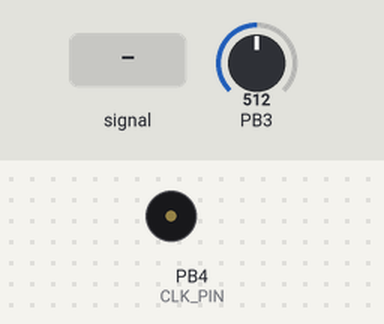
This program was run on a simulated ATtiny85, built with avr-gcc and emulated at 8 MHz. On the bench: buzzer (waves = sounding). Inputs (shaded band) come from the test bench; at power-on: PB3 = 512.

Above: at 1.6 s.
1.7 s: PB3 fed a 2 Hz sine of ±306 counts around its level
Timing chart, 0 to 66.2 s (numbered marks = the images above; inputs shaded):
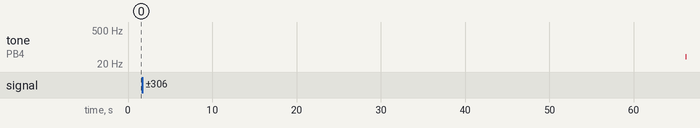

Measured:
- after the input at 1.7 s, tone on PB4 (CLK_PIN): silent → 40 Hz after 64.5 s

The program:

main.c
```c
#include <avr/io.h>

#define F_CPU 8000000L // 8 MHz internal

//avrdude -C USBtiny -p t85 -P USB -U flash:w:"ATtiny85 clock.hex":i
//avrdude -c USBtiny -p t85 -P USB-U efuse:w:0xFF:m -U hfuse:w:0xD7:m -U lfuse:w:0xE2:m

/*
attiny85-8.name=ATtiny85 (internal 8 MHz clock)
attiny85-8.bootloader.low_fuses=0xe2
attiny85-8.bootloader.high_fuses=0xd7
attiny85-8.bootloader.extended_fuses=0xff
attiny85-8.upload.maximum_size=8192
attiny85-8.build.mcu=attiny85
attiny85-8.build.f_cpu=8000000L
attiny85-8.build.core=arduino:arduino
attiny85-8.build.variant=tiny8
*/

#define set_bit(reg,bit) reg|=(1<<bit)
#define clr_bit(reg,bit) reg&=~(1<<bit)
#define tog_bit(reg,bit) reg^=(1<<bit)
#define set_bit_to_value(reg,bit) reg^=((1<<bit))

#define DELAY_LOOP(loop_count) for (long i=0;i<loop_count;i++) { asm("nop");}

#define CLK_PIN 4 // IC pin 3: PB4, Timer 1, OC1B - MUSIC (was speaker)
#define ADC_PIN 3 // IC pin 2: PB3, ADC3

#define PAUSE_THRESHOLD 100
#define MAX_THRESHOLD 1000
#define LOOP_TIMER 100 // main loop timer frequency
#define MIN_FREQ 2
#define MAX_FREQ 1000000

void setup_pins(void)
{
	clr_bit(PORTB,CLK_PIN); // set to low
	DDRB = (1 << CLK_PIN); // OUTPUT CLK_PIN
}

void setup_timer1(void)
{
	// Change music speaker to a hardware pin that Timer1 supports - i.e. pin4 = PB4
	TCCR0A = 0;//notone0A();
	TIMSK = 0;

	TCCR1 = 0 ;
	GTCCR = 0;
	TIFR = 0;

	GTCCR = (1 << COM1B0); // set the OC1B to toggle on match
	clr_bit(PORTB,CLK_PIN);
}

void timer1_setfreq(unsigned long frequency)
{
	uint32_t ocr;
	uint8_t prescalarbits = 0b001;

	ocr = F_CPU / (2 * frequency);

	 prescalarbits = 1;
	 while (ocr > 0xff && prescalarbits < 15) {
		 prescalarbits++;
		 ocr>>=1;
	 }

	 // slowest freq setting is prescalarbits = 15, ocr =255
	 // 15 prescalarbit = 16384
	 // slowest freq = 8 MHz / (16384 * (255+1)) = 1.9 Hz

	ocr -= 1;

	//TCNT1 = 0; // timer 1 counter = 0
	TCCR1 = (1<<CTC1); // disconnect the timer
	OCR1C = ocr; // set new compare value
	TCCR1 = (1<<CTC1)| (prescalarbits<<CS10); // CTC1 : Clear Timer/Counter on Compare Match, after compare match with OCR1C value
}


uint16_t readADC(uint8_t adcpin)
{
	uint16_t value=0;

	for (uint8_t i=0;i<16;i++)
	{
		ADCSRA &=~(1<<ADEN); // disable ADC Enable, to be safe

		//while (ADCSRA & (1<<ADSC)); // wait for ADSC bit to clear

		ADMUX = (adcpin & 7) << (MUX0); // REF bits are zero = Vcc as voltage reference
		// ref = 0 : Vcc as voltage reference
		// ref = (1<<REFS1) : 1.1 V internal as reference
		ADCSRA = (1<<ADEN) | (1<<ADPS2) | (1<<ADPS1) | (1<<ADPS0);// divide by 16 | (1<<ADPS1);// | (1<<ADPS0); // Enable ADC in general

		ADCSRA |= (1<<ADSC); // Start ADC conversion
		while(ADCSRA & (1<<ADSC)); // ADSC goes to zero when finished
		//while(!(ADCSRA & (1<<ADIF)));
		value+=ADC;
	}
	return value>>4; // divide by eight, average
}

int main(void)
{
	uint16_t looptimer=0,adc_value=0;
	setup_pins();
	setup_timer1();

	DELAY_LOOP(1000000);

	while (1)
	{
		looptimer++;
		if (looptimer>=LOOP_TIMER) // check in with ADC check every LOOP_TIMER main loop times
		{
			looptimer=0;
			adc_value = readADC(ADC_PIN);

			if (adc_value<PAUSE_THRESHOLD)
			{
				TCCR1 = (1<<CTC1); // prescalar bits = 0 = no timer1
			}
			else if (adc_value>MAX_THRESHOLD)
			{
				timer1_setfreq(MAX_FREQ);
			}
			else
			{
				adc_value -= PAUSE_THRESHOLD;
				uint16_t new_freq;

				new_freq = MIN_FREQ + (adc_value>>4);

				timer1_setfreq(new_freq);
			}

		}
	}
}
```
